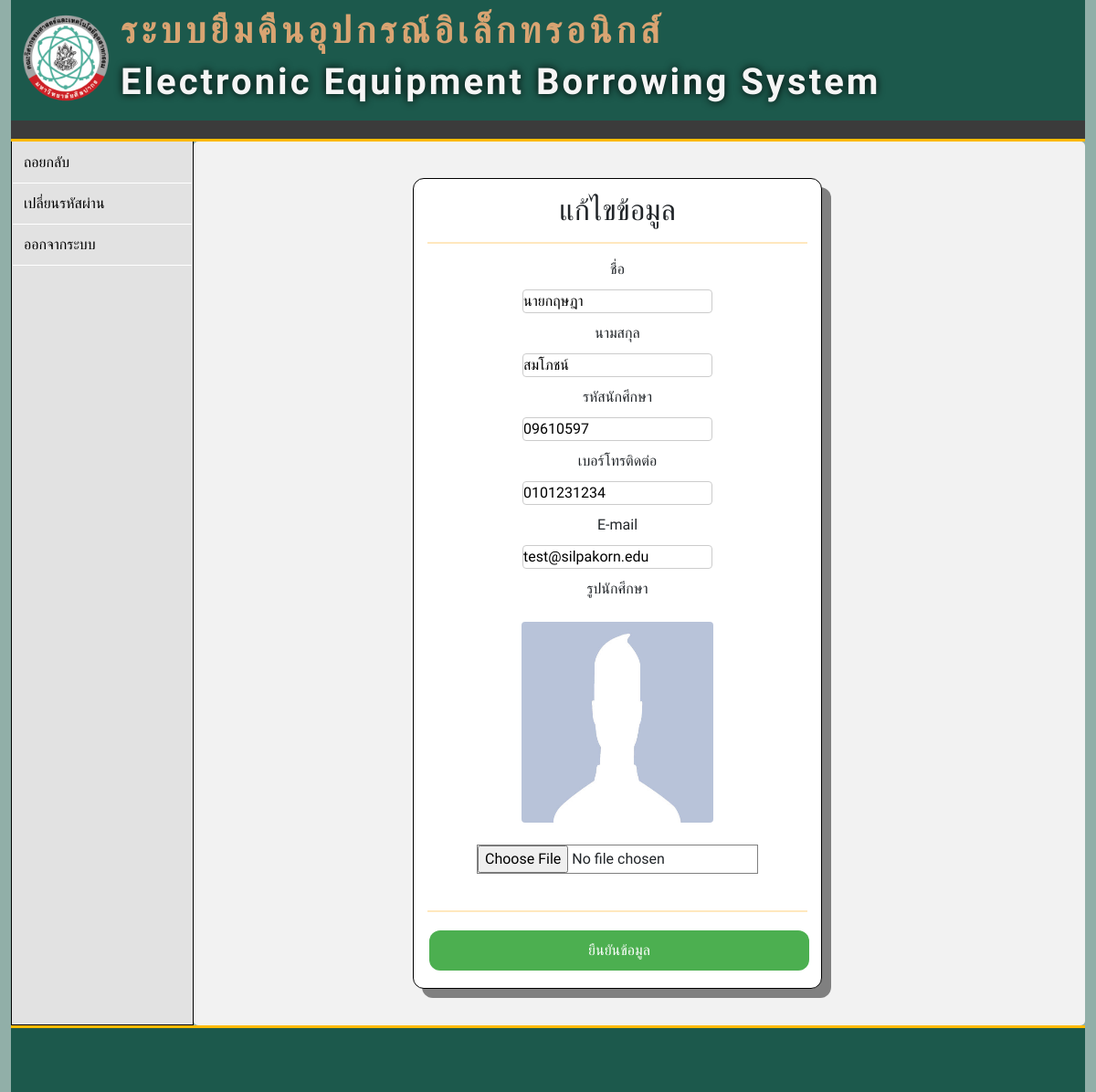
The app's page /s_edit_info.php (signed in) with its own data.
### tables this page shows
CREATE TABLE `tb_student` (
  `s_id` int(100) NOT NULL,
  `s_user` varchar(100) NOT NULL,
  `s_password` varchar(100) NOT NULL,
  `s_firstname` varchar(100) NOT NULL,
  `s_lastname` varchar(100) NOT NULL,
  `s_email` varchar(100) NOT NULL,
  `s_phone` char(11) NOT NULL,
  `s_image` varchar(255) DEFAULT NULL,
  `p_id` int(100) NOT NULL,
  `created_at` datetime DEFAULT current_timestamp(),
  `s_status` int(11) NOT NULL DEFAULT 1
);

### function/function.php (called while the page is built, shortened)
<?php
class DB_con
{
    public function __construct()
    {
        $conn = mysqli_connect(DB_SERVER, DB_USER, DB_PASS, DB_NAME);
        $this->dbcon = $conn;
    }
    public function s_fetch($s_id)
    {
        $result = mysqli_query($this->dbcon, "SELECT a.s_id, a.s_firstname, a.s_lastname, a.s_user, a.s_phone, a.s_email, a.s_image, b.p_id, b.p_firstname, b.p_lastname, b.p_email  FROM tb_student a, tb_professor b WHERE a.p_id=b.p_id AND a.s_id = '$s_id'");
        return $result;
    }
}
?>

### s_edit_info.php (the view, shortened to what this page needs)
<!DOCTYPE html>
<html lang="en">
<head>
    <link href="https://cdn.jsdelivr.net/npm/bootstrap@5.1.2/dist/css/bootstrap.min.css" rel="stylesheet">
    <link rel="stylesheet" href="css/info.css">
</head>
<body style="background-color: #91AFA8">
    <div class="container-fluid">
        <?php
            include "item/pageheader.php";
            include "function/function.php";
            $s_id=$_SESSION['s_id'];
            $s_info = new DB_con();
            $s_fetch_info = $s_info->s_fetch($s_id);
            $row =mysqli_fetch_array($s_fetch_info);
        ?>
        <div class="menu">
                <aside>
                    <ul>
                        <li><a href="s_info.php">ถอยกลับ</a></li>
                        <li><a href="s_edit_password.php">เปลี่ยนรหัสผ่าน</a></li>
                        <li><a href="index.php">ออกจากระบบ</a></li>
                    </ul>
                </aside>
                <main class="form1">
                    <form class="box2" action="function/s_edit.php" method="post" enctype="multipart/form-data">
                        <h2 style="text-align: center;">แก้ไขข้อมูล</h2>
                        <hr class="s1">
                        <label>ชื่อ</label><br>
                        <input type="text" name="s_firstname" value='<?php echo $row['s_firstname']; ?>' ><br>
                        <label>นามสกุล</label><br>
                        <input type="text" name="s_lastname"  value='<?php echo $row['s_lastname']; ?>' ><br>
                        <label>รหัสนักศึกษา</label><br>
                        <input type="text" name="s_user" value='<?php echo $row['s_user']; ?>' ><br>
                        <label>เบอร์โทรติดต่อ</label><br>
                        <input type="text" name="s_phone" value='<?php echo $row['s_phone']; ?>' ><br>
                        <label for="email">E-mail</label><br>
                        <input type="email" name="s_email" pattern=".+@silpakorn.edu" size="30" placeholder="@su.ac.th" value='<?php echo $row['s_email']; ?>' ><br>
                        <label>รูปนักศึกษา</label><br><br>
                        <img class="inner-img rounded mx-auto d-block" src=photo_student/<?php echo $row['s_image']; ?> width="210" height="220" /> <br>
                        <input style="border: solid gray 0.5px;" type="file" name="s_image" ><br><br>
                        <hr class="s1">
                        <button class="button" type="submit" name="s_edit" >ยืนยันข้อมูล</button>
                    </form>
                </main>
        </div>
        <?php
            include "item/footer.php";
        ?>
    </div>
</body>
</html>

### css/info.css (style rules this page uses)
* { margin: 0; padding: 0; box-sizing: border-box; font-family: 'Trirong', serif; }
.menu { display: flex; width: 100%; }
.box2 { text-align: center; margin: 15px; border: solid 1px black; border-radius: 12px; padding: 15px; background-color: white; margin: 0 200px; box-shadow: 10px 10px grey; width: 50%; }
hr { border-left: 0; }
hr.s1 { border-top: 2px solid rgb(255, 166, 0); }
.form1 { flex: 1; flex-wrap: wrap; text-align: center; border-radius: 5px; background-color: #f2f2f2; padding: 40px 40px; }
.button { background-color: #4CAF50; border: none; color: white; padding: 10px; text-align: center; text-decoration: none; display: inline-block; font-size: 16px; margin: 4px 2px; cursor: pointer; border-radius: 12px; width: 100%; }
input[type=text], select { width: 50%; margin: 10px 0; display: inline-block; border: 1px solid #ccc; border-radius: 4px; box-sizing: border-box; }
input[type=email], select { width: 50%; margin: 10px 0; display: inline-block; border: 1px solid #ccc; border-radius: 4px; box-sizing: border-box; }

### css/pageheader.css (style rules this page uses)
* { margin: 0; padding: 0; box-sizing: border-box; font-family: 'Trirong', serif; }
aside { width: 200px; align-self: stretch; background-color: #E2E2E2; border: 1px solid black; border-top: none; }
aside ul { list-style-type: none; padding: 1px; }
aside ul li { padding-left: 12px; border-bottom: 1px solid rgb(255, 255, 255); }
aside ul li a { padding: 10px 0; color: rgb(0, 0, 0); text-decoration: none; display: flex; }
main { flex: 1; padding: 10px 10px; display: flex; flex-wrap: wrap; }

### records on screen
tb_student: s_firstname "นายกฤษฎา", s_lastname "สมโภชน์", s_user "09610597", s_phone "0101231234", s_email "test@silpakorn.edu", s_image (picture)
